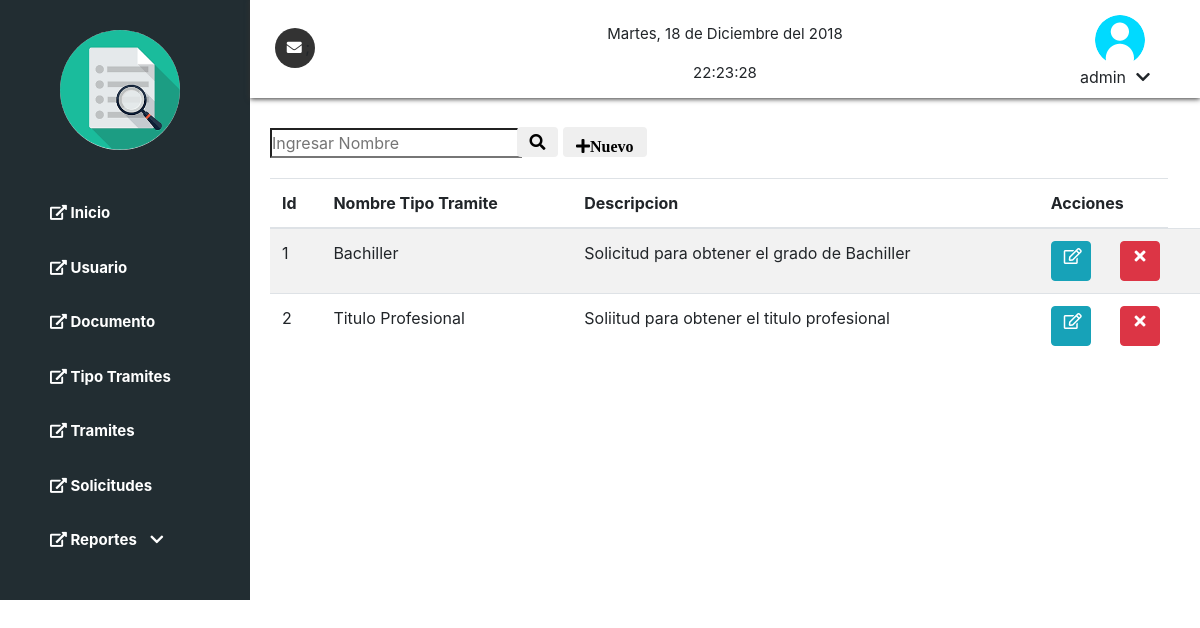
/tipotramite (signed in), run on the app's committed database.
### tables this page shows
create table if not exists t_tipo_tramite
(
  `id_tipo_tramite`     integer(11)  not null auto_increment,
  `nombre_tipo_tramite` varchar(25)  not null,
  `descripcion`         varchar(100) not null,
  constraint `pk_tipo_tramite` primary key (id_tipo_tramite)
);

### models/conexion.php (called while the page is built)
<?php
class Conexion{
    public function conectar(){
        $link=new PDO("mysql:host=localhost;dbname=trazabilidad","root","",
        array(PDO::MYSQL_ATTR_INIT_COMMAND => 'SET NAMES  \'UTF8\''));
        return $link;
    }
}

### models/tipotramite.php (called while the page is built, shortened)
<?php
require_once 'conexion.php';
class TipotramiteModel
{
    public function mostrarTipotramiteModel($tabla1)
    {
        try {
            $con = new Conexion();
            $stmt = $con->conectar()->prepare(
                "Select * From $tabla1"
            );
            $stmt->execute();
            return $stmt->fetchAll();
        } catch (Exception $e) {
            die($e->getMessage());
        }
    }
}

### controllers/enlaces.php (called while the page is built)
<?php
class Enlaces{
	public function enlacesController(){
		if(isset($_GET["action"])){
			$enlaces = $_GET["action"];
		}
		else{
			$enlaces = "index";
		}
		$enlacesModels=new EnlacesModels();
		$respuesta = $enlacesModels->enlacesModel($enlaces);
		include $respuesta;
	}
}

### controllers/template.php (called while the page is built)
<?php
class TemplateController{
	public function template(){
		include "views/template.php";
	}
}

### index.php (called while the page is built, shortened)
<?php
require_once "models/enlaces.php";
require_once "models/tipotramite.php";
require_once "controllers/template.php";
require_once "controllers/enlaces.php";
require_once "controllers/tipotramite.php";
$template = new TemplateController();
$template -> template();

### controllers/tipotramite.php (the view, shortened to what this page needs)
<?php
require_once 'models/tipotramite.php';
class TipotramiteController
{
    public function mostrarTipotramiteController()
    {
        $tipotramiteModel = new TipotramiteModel();
        $respuesta = $tipotramiteModel->mostrarTipotramiteModel("t_tipo_tramite");
        foreach ($respuesta as $row => $item) {
            echo '<tr>
                <td>' . $item["id_tipo_tramite"] . '</td>
                <td>' . $item["nombre_tipo_tramite"] . '</td>
                <td>' . $item["descripcion"] . '</td>
                <td>
                    <a href="#myModalModificar' . $item["id_tipo_tramite"] . '" data-toggle="modal"><span  class="btn btn-info far fa-edit modificar"></span></a>
                </td>
                <td>
                    <a href="index.php?action=tipotramite&idBorrar=' . $item["id_tipo_tramite"] . '"><span class="btn btn-danger fa fa-times eliminar"></span></a>
                </td>
                <div class="modal fade" id="myModalModificar' . $item["id_tipo_tramite"] . '" role="dialog">
                                    <input type="hidden" name="id_tipo_tramite" value="' . $item["id_tipo_tramite"] . '">
                                        <input type="text" class="form-control" name="nombre_tipo_tramite" placeholder="Ingresa tu dni" value="' . $item["nombre_tipo_tramite"] . '">
                                        <input type="text" class="form-control" name="descripcion" placeholder="Ingresa tu Primer Nombre" value="' . $item["descripcion"] . '">
                </div>
                </tr>';
        }
    }
}

### views/css/estilos.css (style rules this page uses)
* { margin: 0; padding: 0; box-sizing: border-box; }
span { margin-left: 10px; }
.modificar { margin-left: 0px; }
a .eliminar { margin-left: -60px; height: 40px; }
.eliminar,.modificar { width: 40px; height: 40px; }

### data on the page
t_tipo_tramite: id_tipo_tramite "1", nombre_tipo_tramite "Bachiller", descripcion "Solicitud para obtener el grado de Bachiller"
t_tipo_tramite: id_tipo_tramite "2", nombre_tipo_tramite "Titulo Profesional", descripcion "Soliitud para obtener el titulo profesional"

### other printed values
$hora->format('H:i:s') "22:23:28"
$_SESSION["usuario"] "admin"
